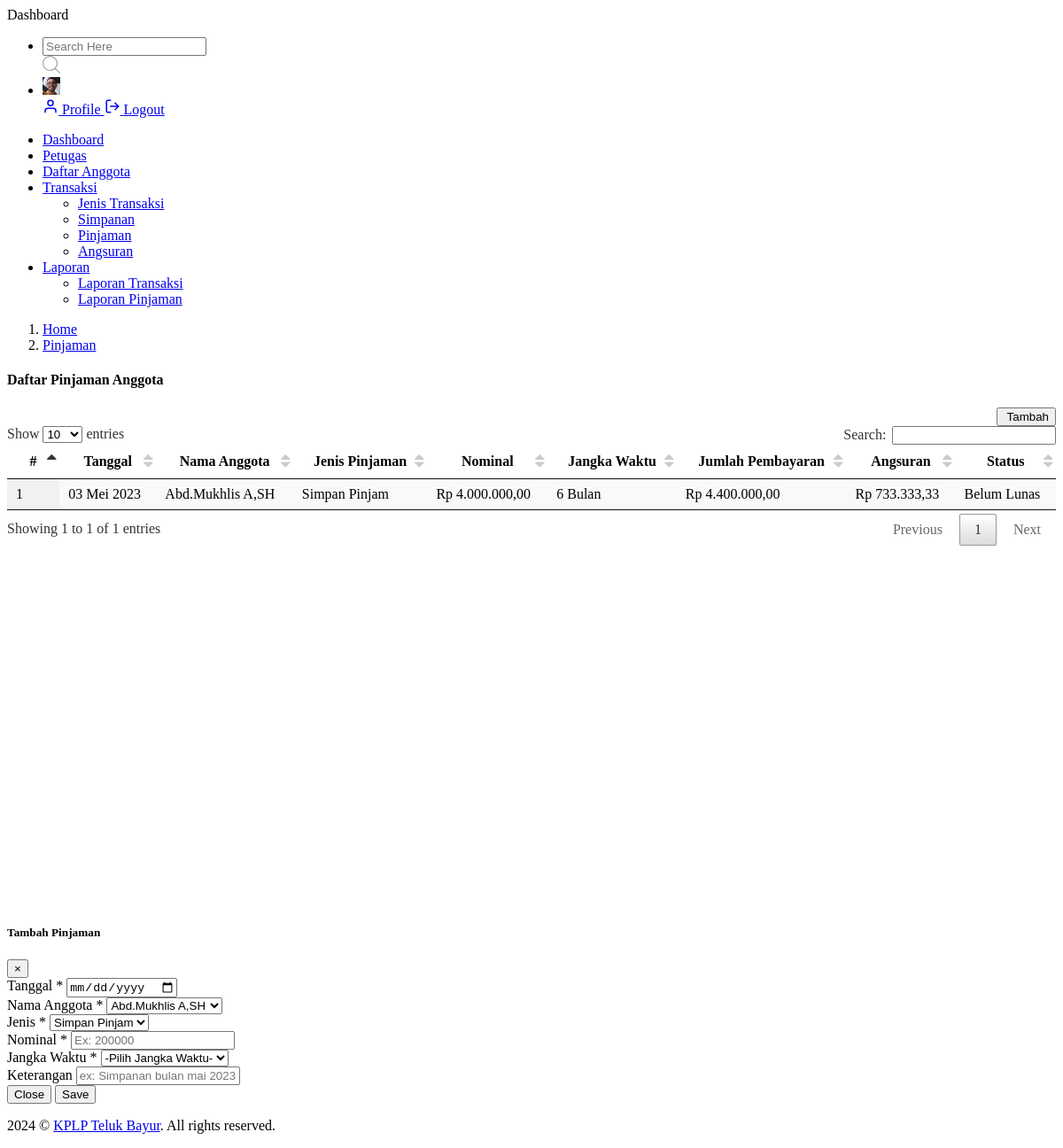
The page /index.php?p=module/transaksi/pinjaman/index (signed in) on the database its author committed.
### tables this page shows
CREATE TABLE `pinjaman` (
  `id_pinjaman` int NOT NULL,
  `id_transaksi` int NOT NULL,
  `id_anggota` int NOT NULL,
  `id_jenis` int NOT NULL,
  `nominal` double NOT NULL,
  `jangka_waktu` int NOT NULL,
  `jumlah_pembayaran` double NOT NULL,
  `nominal_bayar` double NOT NULL,
  `status` enum('BL','L') NOT NULL
);

CREATE TABLE `transaksi` (
  `id_transaksi` int NOT NULL,
  `tanggal` date NOT NULL,
  `debit` double NOT NULL,
  `kredit` double NOT NULL,
  `saldo` double NOT NULL,
  `keterangan` varchar(200) NOT NULL
);

CREATE TABLE `anggota` (
  `anggota_id` int NOT NULL,
  `unique_id` int NOT NULL,
  `nama` varchar(100) NOT NULL,
  `jenis_kelamin` enum('L','P') NOT NULL,
  `gaji` double NOT NULL,
  `status` int NOT NULL
);

CREATE TABLE `jenis_simpanan` (
  `id_jenis` int NOT NULL,
  `jenis` varchar(50) NOT NULL,
  `tipe` enum('S','P') NOT NULL
);

CREATE TABLE `cf_setting` (
  `set_id` int NOT NULL,
  `set_app_name` varchar(255) NOT NULL,
  `set_app_author` varchar(255) NOT NULL,
  `set_app_desc` text NOT NULL,
  `set_app_year` char(4) NOT NULL,
  `set_app_icon` varchar(200) NOT NULL,
  `set_app_favicon` varchar(200) NOT NULL,
  `set_app_vers` char(20) NOT NULL
);

### config/database.php (called while the page is built, shortened)
<?php
function TanggalIndo($date)
{
    $BulanIndo = array("Januari", "Februari", "Maret", "April", "Mei", "Juni", "Juli", "Agustus", "September", "Oktober", "November", "Desember");
    $tahun = substr($date, 0, 4);
    $bulan = substr($date, 5, 2);
    $tgl   = substr($date, 8, 2);
    $result = $tgl . " " . $BulanIndo[(int) $bulan - 1] . " " . $tahun;
    return ($result);
}
function formatRupiah($angka)
{
    if (is_numeric($angka)) {
        $format_rupiah = 'Rp ' . number_format($angka, '2', ',', '.');
        return $format_rupiah;
    } else {
        echo "$angka" . " bukan angka yang valid!" . "\n";
    }
}
function status($status)
{
    if ($status == 'BL') {
        $tipe = 'Belum Lunas';
    } else {
        $tipe = 'Lunas';
    }
    return $tipe;
}

### config/lib.php (called while the page is built, shortened)
<?php
$setting  = $koneksi->query("SELECT * FROM cf_setting")->fetch_assoc();
$author   = $setting['set_app_author'];

### module/transaksi/pinjaman/index.php (the view, shortened to what this page needs)
<div class="content-body">
    <div class="container-fluid">
        <div class="page-titles">
            <ol class="breadcrumb">
                <li class="breadcrumb-item"><a href="javascript:void(0)">Home</a></li>
                <li class="breadcrumb-item active"><a href="javascript:void(0)">Pinjaman</a></li>
            </ol>
        </div>
        <div class="row">
            <div class="col-12">
                <div class="card">
                    <div class="card-header">
                        <h4 class="card-title">Daftar Pinjaman Anggota</h4>
                        <button class="btn btn-primary m-b-15" type="button" data-toggle="modal" data-target="#exampleModal" style="float: right;">
                            <i class="icon wb-plus" aria-hidden="true"></i> Tambah
                        </button>
                    </div>
                    <div class="card-body">
                        <div class="table-responsive">
                            <table id="example" class="display">
                                <thead>
                                    <tr>
                                        <th>#</th>
                                        <th>Tanggal</th>
                                        <th>Nama Anggota</th>
                                        <th>Jenis Pinjaman</th>
                                        <th>Nominal</th>
                                        <th>Jangka Waktu</th>
                                        <th>Jumlah Pembayaran</th>
                                        <th>Angsuran</th>
                                        <th>Status</th>
                                    </tr>
                                </thead>
                                <tbody>
                                    <?php
                                    $ambil = $koneksi->query("SELECT d.tanggal, b.nama, c.jenis, a.nominal, a.jangka_waktu, a.jumlah_pembayaran, a.nominal_bayar, a.status FROM pinjaman a JOIN anggota b ON a.id_anggota = b.anggota_id JOIN jenis_simpanan c ON a.id_jenis = c.id_jenis JOIN transaksi d ON a.id_transaksi = d.id_transaksi ORDER BY a.id_pinjaman DESC");
                                    foreach ($ambil as $no => $row) :
                                    ?>
                                        <tr>
                                            <td style="width:5%"><?= $no + 1 ?></td>
                                            <td><?= TanggalIndo($row['tanggal']) ?></td>
                                            <td><?= $row['nama'] ?></td>
                                            <td><?= $row['jenis'] ?></td>
                                            <td><?= formatRupiah($row['nominal']) ?></td>
                                            <td><?= $row['jangka_waktu'] ?> Bulan</td>
                                            <td><?= formatRupiah($row['jumlah_pembayaran']) ?></td>
                                            <td><?= formatRupiah($row['nominal_bayar']) ?></td>
                                            <td><?= status($row['status']) ?></td>
                                        </tr>
                                    <?php endforeach ?>
                                </tbody>
                            </table>
                        </div>
                    </div>
                </div>
            </div>
        </div>
    </div>
</div>
<div class="modal fade" id="exampleModal" data-backdrop="static" tabindex="-1" role="dialog" aria-labelledby="exampleModalLabel" aria-hidden="true">
    <div class="modal-dialog modal-lg" role="document">
        <div class="modal-content">
            <div class="modal-header">
                <h5 class="modal-title" id="exampleModalLabel">Tambah Pinjaman</h5>
                <button class="close" type="button" data-dismiss="modal" aria-label="Close">
                    <span aria-hidden="true">×</span>
                </button>
            </div>
            <div class="modal-body">
                <form action="module/transaksi/pinjaman/aksi_simpan.php" method="POST">
                    <div class="row">
                        <div class="mb-3 col-md-4 col-sm-12">
                            <label class="form-label">Tanggal</label>
                            <span class="text-danger">*</span>
                            <input class="form-control" name="tanggal" type="date">
                        </div>
                        <div class="mb-3 col-md-4 col-sm-12">
                            <label class="form-label">Nama Anggota</label>
                            <span class="text-danger">*</span>
                            <?php $anggota = $koneksi->query("SELECT * FROM anggota ORDER BY nama ASC"); ?>
                            <select name="anggota" class="form-control">;
                                <?php foreach ($anggota as $an) : ?>
                                    <option value="<?= $an['anggota_id'] ?>"><?= $an['nama']; ?></option>
                                <?php endforeach ?>
                            </select>
                        </div>
                        <div class="mb-3 col-md-4 col-sm-12">
                            <label class="form-label">Jenis</label>
                            <span class="text-danger">*</span>
                            <?php $jenis = $koneksi->query("SELECT * FROM jenis_simpanan WHERE tipe = 'P'"); ?>
                            <select name="jenis" class="form-control">;
                                <?php foreach ($jenis as $j) : ?>
                                    <option value="<?= $j['id_jenis'] ?>"><?= $j['jenis']; ?></option>
                                <?php endforeach ?>
                            </select>
                        </div>
                        <div class="mb-3 col-md-4 col-sm-12">
                            <label class="form-label">Nominal</label>
                            <span class="text-danger">*</span>
                            <input class="form-control" name="nominal" type="number" placeholder="Ex: 200000">
                        </div>
                        <div class="mb-3 col-md-4 col-sm-12">
                            <label class="form-label">Jangka Waktu</label>
                            <span class="text-danger">*</span>
                            <select name="waktu" class="form-control">
                                <option value="">-Pilih Jangka Waktu-</option>
                            </select>
                        </div>
                        <div class="mb-3 col-md-4 col-sm-12">
                            <label class="form-label">Keterangan</label>
                            <input class="form-control" name="keterangan" type="text" placeholder="ex: Simpanan bulan mai 2023">
                        </div>
                    </div>
                    <div class="modal-footer no-bd">
                        <button class="btn btn-warning" type="button" data-dismiss="modal">Close</button>
                        <button class="btn btn-success" type="submit" name="simpan">Save</button>
                    </div>
                </form>
            </div>
        </div>
    </div>
</div>

### template/footer.php (shortened to what this page needs)
<div class="footer">
    <div class="copyright">
        <p>
            © <a href="#"><?= $author ?></a>. All rights reserved.
        </p>
    </div>
</div>

### rows shown on the page
pinjaman: id_transaksi.tanggal "03 Mei 2023", id_anggota.nama "Abd.Mukhlis A,SH", id_jenis.jenis "Simpan Pinjam", nominal "Rp 4.000.000,00", jangka_waktu "6", jumlah_pembayaran "Rp 4.400.000,00", nominal_bayar "Rp 733.333,33", status "Belum Lunas"
cf_setting: set_app_author "KPLP Teluk Bayur"

### other values the page prints
form field anggota "Abd.Mukhlis A,SH"
form field jenis "Simpan Pinjam"
